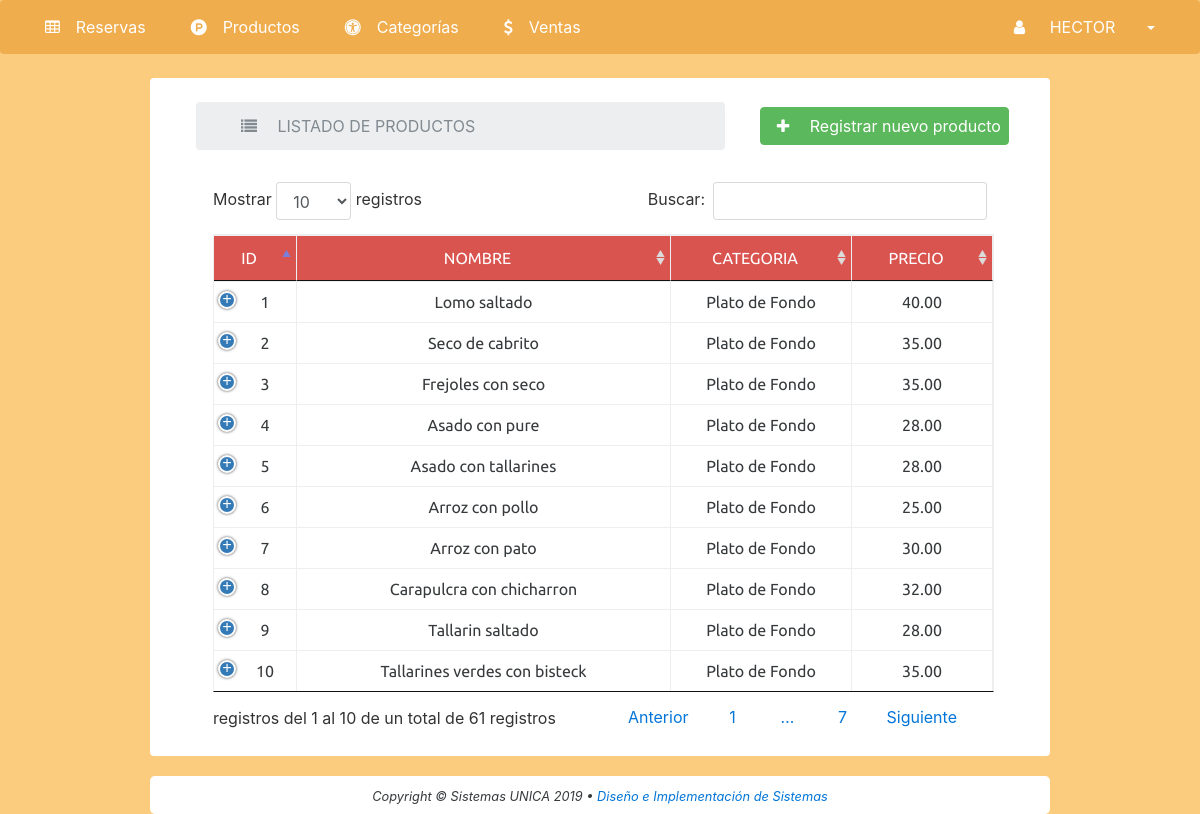
/listadoProd (signed in), run on the app's committed database.
### tables this page shows
CREATE TABLE IF NOT EXISTS `productos` (
  `idproducto` int(11) NOT NULL AUTO_INCREMENT,
  `nombreproducto` text NOT NULL,
  `idcategoria` int(11) NOT NULL,
  `precio` decimal(10,2) NOT NULL DEFAULT '0.00',
  `idusuario` int(11) NOT NULL,
  PRIMARY KEY (`idproducto`),
  KEY `FK_productos_categorias` (`idcategoria`),
  KEY `FK_productos_usuarios` (`idusuario`),
  CONSTRAINT `FK_productos_categorias` FOREIGN KEY (`idcategoria`) REFERENCES `categorias` (`idcategoria`) ON DELETE CASCADE ON UPDATE CASCADE,
  CONSTRAINT `FK_productos_usuarios` FOREIGN KEY (`idusuario`) REFERENCES `usuarios` (`idusuario`) ON DELETE CASCADE ON UPDATE CASCADE
);

CREATE TABLE IF NOT EXISTS `categorias` (
  `idcategoria` int(11) NOT NULL AUTO_INCREMENT,
  `nombrecategoria` varchar(150) NOT NULL,
  PRIMARY KEY (`idcategoria`)
);

### Controller/reservasController/reservasController.php (called while the page is built, shortened)
<?php
class MvcController
{
	public function plantilla()
	{
		include 'Views/template.php';
	}
	public function enlacesPaginasController()
	{
		if (isset($_GET["action"])) {
			$enlacesController = $_GET["action"];
		} else {
			$enlacesController = "index";
		}
		$respuesta = Paginas::enlacesPaginasModel($enlacesController);
		require $respuesta;
	}
}

### index.php (called while the page is built, shortened)
<?php session_start();
if (!isset($_SESSION['nombreusuario'])) {
	header('location:Views/login/login.php');
} else {
	require_once 'Model/productosModel/productosModel.php';
	require_once 'Controller/reservasController/reservasController.php';
	require_once 'Controller/productosController/productosController.php';
	$index = new MvcController();
	$index->plantilla();
}

### Model/conexion.php (called while the page is built)
<?php
class Conexion
{
	public static function conectar()
	{
		try {
			$conexion = new PDO('mysql:host=localhost;dbname=restaurant', 'root', '');
			$conexion->exec('SET CHARACTER SET utf8');
			$conexion->setAttribute(PDO::ATTR_ERRMODE, PDO::ERRMODE_EXCEPTION);
			return $conexion;
		} catch (Exception $e) {
			echo "ERROR DE CONEXION" . $e->getMessage . $e->getLine;
		}
	}
}

### Model/productosModel/productosModel.php (called while the page is built, shortened)
<?php
require_once 'Model/conexion.php';
class ProductosModel
{
  public static function getProductosModel($tabla)
  {
    $sql = Conexion::conectar()->prepare("SELECT * FROM $tabla pro INNER JOIN categorias cat ON pro.idcategoria = cat.idcategoria ");
    $sql->execute();
    return $sql->fetchAll();
  }
}

### Controller/productosController/productosController.php (the view, shortened to what this page needs)
<?php
class ProductosController
{
   public function getProductosController()
   {
      $respuesta = ProductosModel::getProductosModel('productos');
      foreach ($respuesta as $row) {
         echo '<tr>
              <td align="center"> ' . $row['idproducto'] . '</td>
              <td align="center"> ' . $row['nombreproducto'] . '</td>
              <td align="center"> ' . $row['nombrecategoria'] . '</td>
              <td align="center"> ' . $row['precio'] . '</td>
              <td align="center"><a href="index.php?action=editarProductos&idproducto=' . $row['idproducto'] . '" <i class="fa fa-edit btn btn-primary btn-sm"></i> </a>
               <a class="fa fa-trash btn btn-danger  btn-sm" href="index.php?action=listadoProd&idBorrar=' . $row['idproducto'] . '" &nbsp;  </a>
              </td>
              </tr>';
      }
   }
}

### Views/header/menu.php (shortened to what this page needs)
<!DOCTYPE html>
<html>
<head>
  <link rel="stylesheet" href="assets/css/bootstrap.css">
  <link rel="stylesheet" href="assets/css/dataTables.bootstrap.min.css">
  <link rel="stylesheet" href="assets/css/jquery.dataTables.min.css">
  <link rel="stylesheet" href="assets/css/responsive.bootstrap.min.css">
  <link rel="stylesheet" href="//code.jquery.com/ui/1.12.1/themes/base/jquery-ui.css">
  <link rel="stylesheet" href="assets/css/estilos.css">
  <link rel="stylesheet" href="assets/css/font-awesome.min.css">
  <link rel="stylesheet" href="assets/chosen/chosen.min.css">
</head>
<body>
  <nav class="navbar navbar-dark bg-warning">
    <div class="collapse navbar-toggleable-md" id="navbarResponsive">
      <ul class="nav navbar-nav">
        <li class="nav-item dropdown active">
          <a class="nav-link" href="index" id="responsiveNavbarDropdown"><i class="fa fa-table mr-1" aria-hidden="true"></i>Reservas</a>
        </li>
        <li class="nav-item dropdown active">
          <a class="nav-link" href="listadoProd" id="responsiveNavbarDropdown"><i class="fa fa-product-hunt mr-1" aria-hidden="true"></i>Productos</a>
        </li>
        <li class="nav-item dropdown active">
          <a class="nav-link" href="categorias" id="responsiveNavbarDropdown"><i class="fa fa-universal-access mr-1" aria-hidden="true"></i>Categorías</a>
        </li>
        <li class="nav-item dropdown active">
          <a class="nav-link" href="principalVentas" id="responsiveNavbarDropdown"><i class="fa fa-usd mr-1" aria-hidden="true"></i>Ventas</a>
        </li>
        <li class="nav-item dropdown  nav-item active float-md-right">
          <a class="nav-link dropdown-toggle" href="#" id="responsiveNavbarDropdown" data-toggle="dropdown" aria-haspopup="true" aria-expanded="false"><i class="fa fa-user mr-1" aria-hidden="true">&#160;</i><?php echo  ' ' . strtoupper($_SESSION['nombreusuario']); ?>&#160; &#160; &#160; </a>
        </li>
      </ul>
    </div>
  </nav>

### Views/template.php
<?php require 'header/menu.php'; ?>
<br>
<section>
	<?php
	$mvc = new MvcController();
	$mvc->enlacesPaginasController();
	?>
</section>
<?php require 'header/footer.php'; ?>

### Views/modules/productos/listadoProd.php (shortened to what this page needs)
<div class="container col-md-9" style="overflow: auto; height: 100%;"><br>
	<div class="row mb-1 mx-1">
		<div class="col-md-8">
			<ol class="breadcrumb">
				<li class="breadcrumb-item active"><i class="fa fa-list mr-1"> </i> LISTADO DE PRODUCTOS</li>
			</ol>
		</div>
		<div class="col-md-4">
			<button type="button" class="btn btn-success w-100" data-toggle="modal" data-target="#productos" data-whatever="@mdo">
				<i class="fa fa-plus mr-1"> </i> Registrar nuevo producto
			</button>
			<?php require 'Views/modal/modal_productos.php'; ?>
		</div>
	</div>
	<div class="mx-3">
		<table class="table table-bordered table-hover dt-responsive" id="tablaProductos">
			<thead class="bg-danger">
				<tr>
					<td class="td" align="center">ID</td>
					<td class="td" align="center">NOMBRE</td>
					<td class="td" align="center">CATEGORIA</td>
					<td class="td" align="center">PRECIO</td>
				</tr>
			</thead>
			<?php
			$prod = new ProductosController();
			$prod->getProductosController();
			?>
		</table>
		<br>
	</div>

### Views/modal/modal_productos.php (shortened to what this page needs)
<?php
require_once 'Views/modules/ventas/conexion.php';
?>
</div>

### Views/header/footer.php (shortened to what this page needs)
<div class="container col-md-9" style="background-color: #fff; border-radius: 5px; padding: 7px; margin-top:20px;">
	<footer>
		<center>
			<small><i>Copyright &#169; Sistemas UNICA <?php echo date('Y'); ?> &#8226; <a href="" target="_blanck"> Diseño e Implementación de Sistemas </a></i></small>
		</center>
	</footer>
</div>
</body>
</html>

### assets/css/estilos.css (style rules this page uses)
* { padding: 0; margin: 0; -webkit-box-sizing: border-box; -moz-box-sizing: border-box; box-sizing: border-box; }
body { background-color: #fbaf35a2; }
td { font-family: "Ubuntu", sans-serif; }
.td { color: #fff; }
.container { background: #fff; border-radius: 4px; }
li { margin-left: 29px; margin-right: 29px; }
.btn { margin: 5px; }

### data on the page
productos: idproducto "1", nombreproducto "Lomo saltado", idcategoria.nombrecategoria "Plato de Fondo", precio "40.00"
productos: idproducto "2", nombreproducto "Seco de cabrito", idcategoria.nombrecategoria "Plato de Fondo", precio "35.00"
productos: idproducto "3", nombreproducto "Frejoles con seco", idcategoria.nombrecategoria "Plato de Fondo", precio "35.00"
productos: idproducto "4", nombreproducto "Asado con pure", idcategoria.nombrecategoria "Plato de Fondo", precio "28.00"
productos: idproducto "5", nombreproducto "Asado con tallarines", idcategoria.nombrecategoria "Plato de Fondo", precio "28.00"
productos: idproducto "6", nombreproducto "Arroz con pollo", idcategoria.nombrecategoria "Plato de Fondo", precio "25.00"
productos: idproducto "7", nombreproducto "Arroz con pato", idcategoria.nombrecategoria "Plato de Fondo", precio "30.00"
productos: idproducto "8", nombreproducto "Carapulcra con chicharron", idcategoria.nombrecategoria "Plato de Fondo", precio "32.00"
productos: idproducto "9", nombreproducto "Tallarin saltado", idcategoria.nombrecategoria "Plato de Fondo", precio "28.00"
productos: idproducto "10", nombreproducto "Tallarines verdes con bisteck", idcategoria.nombrecategoria "Plato de Fondo", precio "35.00"

### other printed values
$_SESSION['nombreusuario'] "HECTOR"
